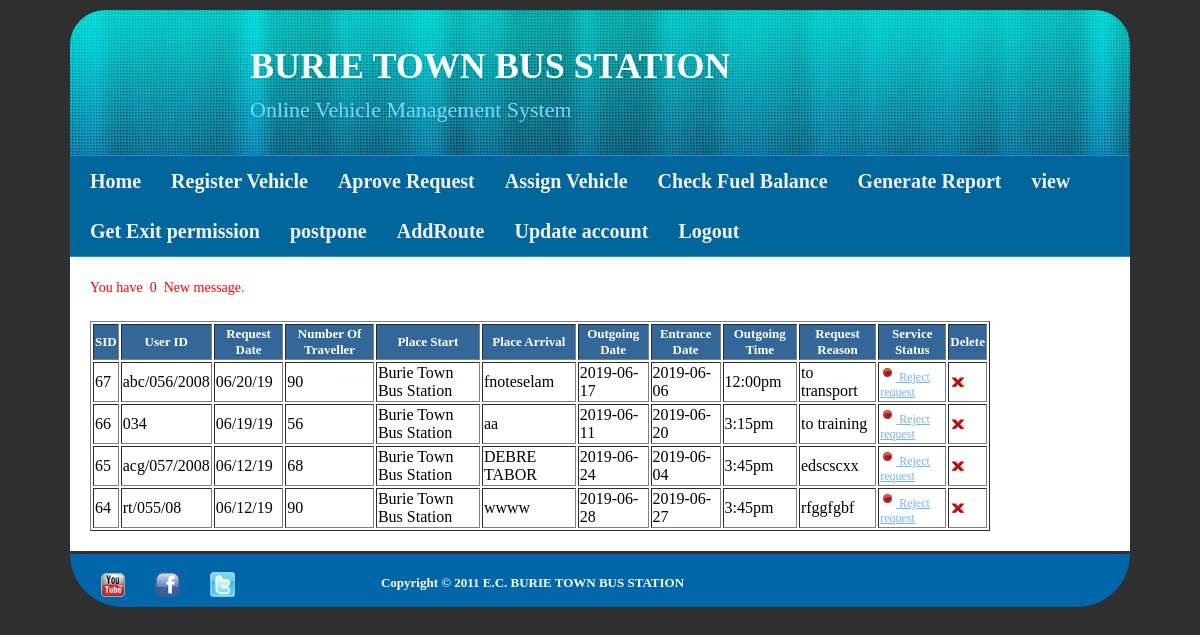
/manage_requests.php (signed in), run on the app's committed database.
### tables this page shows
CREATE TABLE IF NOT EXISTS `servicerequests` (
  `SID` int(20) NOT NULL AUTO_INCREMENT,
  `user_id` varchar(20) NOT NULL,
  `Traveller` int(45) NOT NULL,
  `RequestDate` varchar(20) NOT NULL,
  `PlaceStart` varchar(45) NOT NULL,
  `PlaceArrival` varchar(45) NOT NULL,
  `Outgoingdate` varchar(45) NOT NULL,
  `Entrancedate` varchar(45) NOT NULL,
  `OutgoingTime` varchar(20) NOT NULL,
  `RequestReason` varchar(400) NOT NULL,
  `RequestStatus` varchar(40) NOT NULL,
  PRIMARY KEY (`SID`),
  KEY `user_id` (`user_id`),
  KEY `user_id_2` (`user_id`),
  KEY `user_id_3` (`user_id`)
);

### manage_requests.php (the view, shortened to what this page needs)
<html>
<head>
<link href="tooplate_style.css" rel="stylesheet" type="text/css" />
<link rel="stylesheet" type="text/css" href="engine1/style.css" />
</head>
<body>
<div id="tooplate_wrapper">
		<div id="tooplate_header">
       	   <div id="site_title"><h2 id="hheader"style="margin-left:180px;margin-top:40px;font-size:22px;font-family:Cooper Black;"><b><span style="font-size:36px;color:white">     BURIE TOWN BUS STATION</span><br/><br/></b>Online Vehicle Management System</h2></div>
             </div>
    <div id="tooplate_menu">
		<ul>
				<li><a href="manager.php" class="current">Home</a></li>
                <li><a href="registervehicle.php">Register Vehicle</a></li>
				<li><a href="manage_requests.php">Aprove Request</a></li>
			    <li><a href="assign.php">Assign Vehicle</a></li>
			    <li><a href="fuel.php">Check Fuel Balance</a></li>
				<li><a href="#">Generate Report</a>
					</li>
						<li><a href="#">view</a>
					</li>
			    <li><a href="permission.php">Get Exit permission</a></li>
				<li><a href="postpone.php">postpone</a></li>
			   <li><a href="AddRoute.php">AddRoute</a></li>
			 <li><a href="update.php">Update account</a></li>
				<li><a href="logout.php">Logout</a></li>
			</ul>
		</div>
        <div id="tooplate_main">
       	<div id="tooplate_content">
		<?php
			$av=mysql_query("select *from servicerequests where RequestStatus='NO'");
  			$countav=mysql_num_rows($av);
			echo '<font color="red" >You have &nbsp;'.$countav. '&nbsp; New message.</font>' ;
			echo"<br><br>";
			?>
	<table style="color:black" border='1' width='900' height='200' align='center'>
<tr>
<th style='height:30px; font-weight:bold;background-color:#336699;'><font color='white' size='2'>SID</th>
<th style='height:30px;	font-weight:bold;background-color:#336699;'><font color='white' size='2'>User ID</th>
<th style='height:30px;	font-weight:bold;background-color:#336699;'><font color='white' size='2'>Request Date</th>
<th style='height:30px;	font-weight:bold;background-color:#336699;'><font color='white' size='2'>Number Of Traveller</th>
<th style='height:30px;	font-weight:bold;background-color:#336699;'><font color='white' size='2'>Place Start</th>
<th style='height:30px;	font-weight:bold;background-color:#336699;'><font color='white' size='2'>Place Arrival </th>
<th style='height:30px;	font-weight:bold;background-color:#336699;'><font color='white' size='2'>Outgoing Date</th>
<th style='height:30px;	font-weight:bold;background-color:#336699;'><font color='white' size='2'>Entrance Date </th>
<th style='height:30px; font-weight:bold;background-color:#336699;'><font color='white' size='2'>Outgoing Time </th>
<th style='height:30px;	font-weight:bold;background-color:#336699;'><font color='white' size='2'>Request Reason</th>
<th style='height:30px;	font-weight:bold;background-color:#336699;'><font color='white' size='2'> Service Status</th>
<th style='height:30px;	font-weight:bold;background-color:#336699;'><font color='white' size='2'> Delete</th>
</tr>
<?php
$result = mysql_query("SELECT * FROM servicerequests ORDER BY SID DESC");
while($row = mysql_fetch_array($result))
  {
$SID = $row['SID'];
$ctrl=$row['user_id'];
$RequestDate=$row['RequestDate'];
$NumberOfTraveller=$row['Traveller'];
$PlaceStart=$row['PlaceStart'];
$PlaceArrival=$row['PlaceArrival'];
$OutgoingTime=$row['Outgoingdate'];
$EntranceTime=$row['Entrancedate'];
$Time=$row['OutgoingTime'];
$RequestReason=$row['RequestReason'];
?>
<tr>
<td><?php echo $SID;?></td>
<td><?php echo $row['user_id'];?></td>
<td><?php echo $RequestDate;?></td>
<td><?php echo $NumberOfTraveller;?></td>
<td><?php echo $PlaceStart;?></td>
<td><?php echo $PlaceArrival;?></td>
<td><?php echo $OutgoingTime;?></td>
<td><?php echo $EntranceTime;?></td>
<td><?php echo $Time;?></td>
<td><?php echo $RequestReason;?></td>
<td><?php
$status=$row['RequestStatus'];
						?>
                        <?php
						if(($status)=='YES')
						{
						?>
                       			 <a href="statusServices.php?status=<?php echo $row['SID'];?>" onclick="return confirm('Can rejectss Give service  to us (<?php echo $SID?>)');">
                       			 <img src="images/deactivate.png" width="16" id="view" height="16" alt=""  /> Reject request </a>
                        <?php
						}
                        ?>
						</td>
						<?php
						print("<td style='height:30px;'><a href = 'deleterequests.php?key=".$ctrl."'><img width='15px' height='15px' src = 'images/actions-delete.png' title='Delete' onclick='isdelete();'><a href = 'manage_requests.php?user_id=".$ctrl."'></a></td>");
	                    ?>
					</tr>
<?php
  }
print( "</table>");
?>
        </div>
	</div>
    <div id="tooplate_footer_wrapper">
        <div id="tooplate_copyright">
		<a href="http://www.youtube.com"><img src="images/youtube.png" id="youtube"></a>
		<a href="http://www.facebook.com"><img src="images/facebook.png" id="facebook"></a>
		<a href="http://www.tweeter.com"><img src="images/tweeter.png" id="tweeter"></a>
            <div id="footp"><b>Copyright © 2011 E.C. BURIE TOWN BUS STATION</b>	</div>
		</div>
	</div>
</div>
</body>
</html>

### tooplate_style.css (style rules this page uses)
body { margin-top: 0; padding: 0; color: #9ac1e3; font-family: Georgia, "Times New Roman", Times, serif; font-size: 13px; line-height: 1.7em; background-color: #2f2f2f; text-align:justify; text-justify:inter-word; }
#footp { color: white; margin-right: 200px; }
a, a:link, a:visited { color: #6eb5ff; font-weight: normal; text-decoration: underline; font-size: 12px; }
img { border: none; }
h1, h2, h3, h4, h5, h6 { color: #000; font-weight: normal; }
h2 { font-size: 28px; margin: 0 0 15px; padding: 5px 0; }
#tooplate_wrapper { margin: 0 auto; width: 1060px; padding: 0 10px; }
#tooplate_header { width: 1060px; height: 145px; margin-top:10px; border-top-right-radius:35px; border-top-left-radius:35px; background: url(images/header1.jpg) top center no-repeat; }
#site_title { float: left; display: block; color: white; }
#hheader { color:#87CEFA; }
#tooplate_menu { clear: both; width: 1060px; height: 100px; background-color: #00669C; border-top: 1px solid #1296E9; border-bottom: 1px solid #1296E9; }
#tooplate_menu ul { margin: 0; padding: 0; list-style: none; }
#tooplate_menu ul li { padding: 0; margin: 0; display: inline; }
#tooplate_menu ul li a { float: left; display: block; margin-left: 10px; padding-left: 10px; padding-right: 10px; line-height: 50px; position: relative; font-size: 20px; color: #F2F2FF; text-align: center; text-decoration: none; font-family: Cambria, "Hoefler Text", "Liberation Serif", Times, "Times New Roman", serif; font-weight: 700; outline: none; }
#tooplate_main { clear: both; width: 1020px; color:black; font-family:cambria; font-size:14px; padding: 20px; background-color: white; }
#tooplate_content { float: left; width: 600px; }
#footp { margin-top:0px; }
#tooplate_footer_wrapper { clear: both; color:black; width: 1060px; padding-top:3px; margin-top: 3px; border-bottom-right-radius: 200px; border-bottom-left-radius: 200px; background-color:#0066AA; }
#tooplate_copyright a { float: left; margin-left:30px; }
#tooplate_copyright { clear: both; width: 960px; height: 35px; padding: 15px 0 0; text-align: center; }
#tooplate_menu li { float:left; }

### data on the page
servicerequests: SID "67", user "abc/056/2008", RequestDate "06/20/19", Traveller "90", PlaceStart "Burie Town Bus Station", PlaceArrival "fnoteselam", Outgoingdate "2019-06-17", Entrancedate "2019-06-06", OutgoingTime "12:00pm", RequestReason "to transport"
servicerequests: SID "66", user "034", RequestDate "06/19/19", Traveller "56", PlaceStart "Burie Town Bus Station", PlaceArrival "aa", Outgoingdate "2019-06-11", Entrancedate "2019-06-20", OutgoingTime "3:15pm", RequestReason "to training"
servicerequests: SID "65", user "acg/057/2008", RequestDate "06/12/19", Traveller "68", PlaceStart "Burie Town Bus Station", PlaceArrival "DEBRE TABOR", Outgoingdate "2019-06-24", Entrancedate "2019-06-04", OutgoingTime "3:45pm", RequestReason "edscscxx"
servicerequests: SID "64", user "rt/055/08", RequestDate "06/12/19", Traveller "90", PlaceStart "Burie Town Bus Station", PlaceArrival "wwww", Outgoingdate "2019-06-28", Entrancedate "2019-06-27", OutgoingTime "3:45pm", RequestReason "rfggfgbf"

### other printed values
$countav "0"
